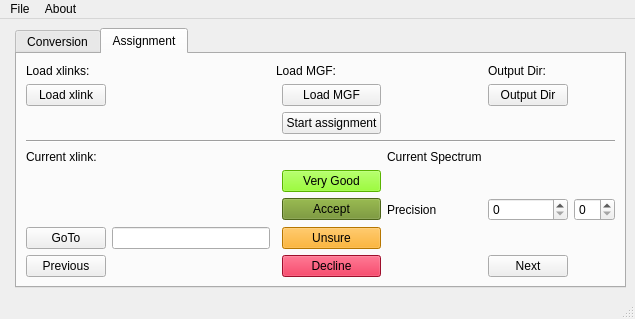
<?xml version="1.0" encoding="UTF-8"?>
<ui version="4.0">
 <class>MainWindow</class>
 <widget class="QMainWindow" name="MainWindow">
  <property name="geometry">
   <rect>
    <x>0</x>
    <y>0</y>
    <width>635</width>
    <height>319</height>
   </rect>
  </property>
  <property name="windowTitle">
   <string>The CroCo Cross-Link Converter</string>
  </property>
  <widget class="QWidget" name="centralwidget">
   <layout class="QFormLayout" name="formLayout">
    <item row="0" column="1">
     <widget class="QTabWidget" name="tabWidget">
      <property name="currentIndex">
       <number>1</number>
      </property>
      <widget class="QWidget" name="tab">
       <attribute name="title">
        <string>Conversion</string>
       </attribute>
       <layout class="QGridLayout" name="gridLayout_2">
        <item row="0" column="0" colspan="2">
         <widget class="QLabel" name="input_lbl">
          <property name="text">
           <string>Input file format:</string>
          </property>
         </widget>
        </item>
        <item row="0" column="2">
         <widget class="QComboBox" name="input_dropdown"/>
        </item>
        <item row="0" column="3">
         <widget class="QLabel" name="output_lbl">
          <property name="text">
           <string>Output File Format</string>
          </property>
         </widget>
        </item>
        <item row="0" column="4" colspan="2">
         <widget class="QComboBox" name="output_dropdown"/>
        </item>
        <item row="1" column="2">
         <widget class="QPushButton" name="fbtn">
          <property name="text">
           <string>Load file(s)</string>
          </property>
         </widget>
        </item>
        <item row="1" column="4" colspan="2">
         <widget class="QPushButton" name="obtn">
          <property name="text">
           <string>Output Dir</string>
          </property>
         </widget>
        </item>
        <item row="2" column="0">
         <widget class="QLabel" name="inpath_title">
          <property name="text">
           <string>Reading From:</string>
          </property>
         </widget>
        </item>
        <item row="2" column="1" colspan="2">
         <widget class="QLabel" name="inpath_lbl">
          <property name="text">
           <string/>
          </property>
         </widget>
        </item>
        <item row="2" column="3" colspan="2">
         <widget class="QLabel" name="outpath_title">
          <property name="text">
           <string>Writing To:</string>
          </property>
         </widget>
        </item>
        <item row="2" column="5">
         <widget class="QLabel" name="outpath_lbl">
          <property name="text">
           <string/>
          </property>
         </widget>
        </item>
        <item row="3" column="1" colspan="2">
         <widget class="QPushButton" name="sbtn">
          <property name="text">
           <string>Start</string>
          </property>
         </widget>
        </item>
        <item row="3" column="4" colspan="2">
         <widget class="QPushButton" name="qbtn">
          <property name="text">
           <string>Quit</string>
          </property>
         </widget>
        </item>
       </layout>
       <zorder>outpath_lbl</zorder>
       <zorder>inpath_title</zorder>
       <zorder>qbtn</zorder>
       <zorder>output_lbl</zorder>
       <zorder>fbtn</zorder>
       <zorder>sbtn</zorder>
       <zorder>obtn</zorder>
       <zorder>input_lbl</zorder>
       <zorder>outpath_title</zorder>
       <zorder>inpath_lbl</zorder>
       <zorder>input_dropdown</zorder>
       <zorder>output_dropdown</zorder>
       <zorder>outpath_lbl</zorder>
       <zorder>inpath_title</zorder>
       <zorder>qbtn</zorder>
       <zorder>output_lbl</zorder>
       <zorder>fbtn</zorder>
       <zorder>sbtn</zorder>
       <zorder>obtn</zorder>
       <zorder>input_lbl</zorder>
       <zorder>outpath_title</zorder>
       <zorder>inpath_lbl</zorder>
       <zorder>input_dropdown</zorder>
       <zorder>output_dropdown</zorder>
      </widget>
      <widget class="QWidget" name="tab_2">
       <attribute name="title">
        <string>Assignment</string>
       </attribute>
       <layout class="QGridLayout" name="gridLayout">
        <item row="4" column="0">
         <widget class="QLabel" name="label_5">
          <property name="text">
           <string>Current xlink:</string>
          </property>
         </widget>
        </item>
        <item row="8" column="3">
         <widget class="QPushButton" name="pushButton_6">
          <property name="styleSheet">
           <string notr="true">QPushButton:pressed {background-color: rgb(255,215,0)}
QPushButton {background-color: rgb(255,165,0)}</string>
          </property>
          <property name="text">
           <string>Unsure</string>
          </property>
         </widget>
        </item>
        <item row="8" column="1">
         <widget class="QLineEdit" name="lineEdit"/>
        </item>
        <item row="0" column="2" colspan="2">
         <widget class="QLabel" name="label_2">
          <property name="text">
           <string>Load MGF:</string>
          </property>
         </widget>
        </item>
        <item row="8" column="0">
         <widget class="QPushButton" name="pushButton_9">
          <property name="text">
           <string>GoTo</string>
          </property>
         </widget>
        </item>
        <item row="2" column="3">
         <widget class="QPushButton" name="pushButton_3">
          <property name="text">
           <string>Start assignment</string>
          </property>
         </widget>
        </item>
        <item row="1" column="3">
         <widget class="QPushButton" name="pushButton_2">
          <property name="text">
           <string>Load MGF</string>
          </property>
         </widget>
        </item>
        <item row="9" column="5">
         <widget class="QPushButton" name="pushButton_11">
          <property name="text">
           <string>Next</string>
          </property>
         </widget>
        </item>
        <item row="4" column="4">
         <widget class="QLabel" name="label_4">
          <property name="text">
           <string>Current Spectrum</string>
          </property>
         </widget>
        </item>
        <item row="6" column="4">
         <widget class="QLabel" name="label_6">
          <property name="text">
           <string>Precision</string>
          </property>
         </widget>
        </item>
        <item row="0" column="5">
         <widget class="QLabel" name="label_3">
          <property name="text">
           <string>Output Dir:</string>
          </property>
         </widget>
        </item>
        <item row="6" column="5">
         <widget class="QSpinBox" name="spinBox"/>
        </item>
        <item row="6" column="6">
         <widget class="QSpinBox" name="spinBox_2"/>
        </item>
        <item row="1" column="0">
         <widget class="QPushButton" name="pushButton">
          <property name="text">
           <string>Load xlink</string>
          </property>
         </widget>
        </item>
        <item row="1" column="5">
         <widget class="QPushButton" name="pushButton_7">
          <property name="text">
           <string>Output Dir</string>
          </property>
         </widget>
        </item>
        <item row="0" column="0">
         <widget class="QLabel" name="label">
          <property name="text">
           <string>Load xlinks:</string>
          </property>
         </widget>
        </item>
        <item row="9" column="0">
         <widget class="QPushButton" name="pushButton_10">
          <property name="text">
           <string>Previous</string>
          </property>
         </widget>
        </item>
        <item row="6" column="3">
         <widget class="QPushButton" name="pushButton_4">
          <property name="styleSheet">
           <string notr="true">QPushButton:pressed {background-color: rgb(154,205,50)}
QPushButton {background-color: rgb(107,142,35)}</string>
          </property>
          <property name="text">
           <string>Accept</string>
          </property>
         </widget>
        </item>
        <item row="9" column="3">
         <widget class="QPushButton" name="pushButton_8">
          <property name="styleSheet">
           <string notr="true">QPushButton {background-color: rgb(220,20,60)}
QPushButton:pressed {background-color: rgb(250,128,114)}</string>
          </property>
          <property name="text">
           <string>Decline</string>
          </property>
         </widget>
        </item>
        <item row="3" column="0" colspan="7">
         <widget class="Line" name="line">
          <property name="orientation">
           <enum>Qt::Horizontal</enum>
          </property>
         </widget>
        </item>
        <item row="5" column="3">
         <widget class="QPushButton" name="pushButton_5">
          <property name="styleSheet">
           <string notr="true">QPushButton:pressed {background-color: rgb(154,205,50)}
QPushButton {background-color: rgb(124,252,0)}</string>
          </property>
          <property name="text">
           <string>Very Good</string>
          </property>
         </widget>
        </item>
       </layout>
      </widget>
     </widget>
    </item>
   </layout>
  </widget>
  <widget class="QMenuBar" name="menubar">
   <property name="enabled">
    <bool>true</bool>
   </property>
   <property name="geometry">
    <rect>
     <x>0</x>
     <y>0</y>
     <width>635</width>
     <height>19</height>
    </rect>
   </property>
   <widget class="QMenu" name="menuFile">
    <property name="title">
     <string>File</string>
    </property>
    <addaction name="actionQuit"/>
   </widget>
   <widget class="QMenu" name="menuAbout">
    <property name="title">
     <string>About</string>
    </property>
    <addaction name="actionAbout_CroCo"/>
   </widget>
   <addaction name="menuFile"/>
   <addaction name="menuAbout"/>
  </widget>
  <widget class="QStatusBar" name="statusbar"/>
  <action name="actionQuit">
   <property name="text">
    <string>Quit</string>
   </property>
  </action>
  <action name="actionAbout_CroCo">
   <property name="text">
    <string>About CroCo</string>
   </property>
  </action>
 </widget>
 <resources/>
 <connections/>
</ui>
